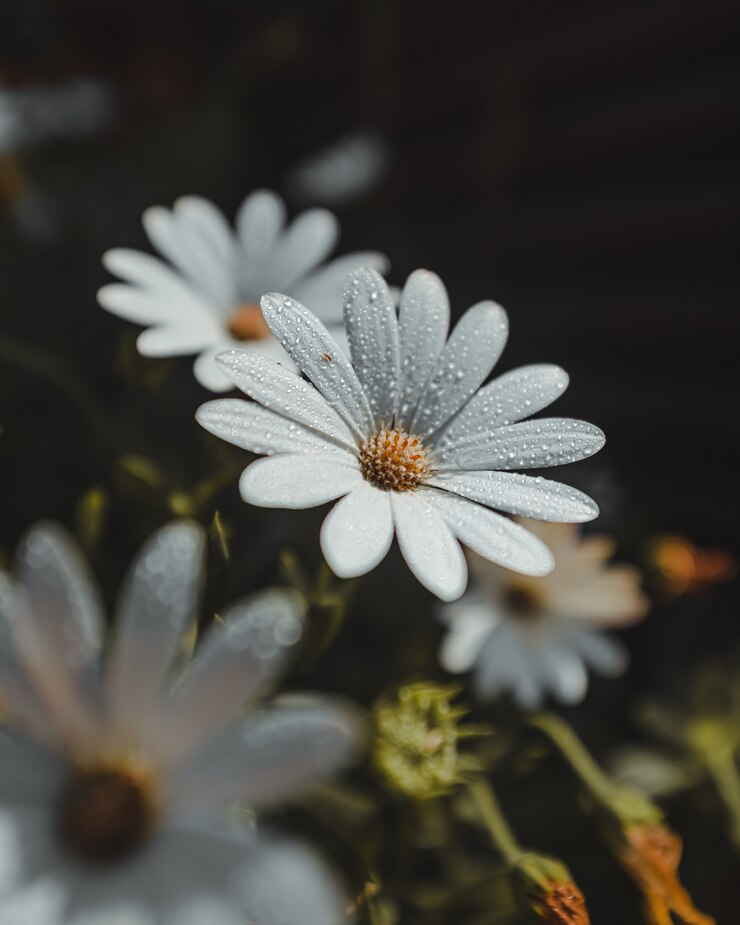
#> input picture images/image.jpg, 740 x 925 px
$ python image_processing14.py
#> lines starting #> are read from the running program, lines starting #| are printed output that depends on the picture
import cv2
import matplotlib.pyplot as plt

def display_images(images, window_titles=None, window_size=(800, 600)):
    if window_titles is None:
        window_titles = [f"Image {i+1}" for i in range(len(images))]

    user_inputs = []

    for i, (image, title) in enumerate(zip(images, window_titles)):
        key = display_image(image, window_title=title, window_size=window_size)

        print(f"{title}: Key pressed - {chr(key)}")
        print("Press 'n' for the next image, 'p' for the previous image, or any other key to continue.")

        if chr(key).lower() == 'n':
            if i < len(images) - 1:
                continue
        elif chr(key).lower() == 'p':
            if i > 0:
                i -= 2

        user_inputs.append((title, key))

    return user_inputs

def display_image(image, window_title='Image', window_size=(800, 600)):
    resized_image = cv2.resize(image, window_size)

    plt.imshow(resized_image, cmap='gray' if len(image.shape) == 2 else None)
    plt.title(window_title)

    plt.show(block=False)

    key = cv2.waitKey(0) & 0xFF

    plt.close()

    return key

def prompt_user():
    user_input = input("Enter something: ")
    print(f"User entered: {user_input}")

image_paths = ['images/image.jpg', 'images/image.jpeg']
images = [cv2.imread(image_path) for image_path in image_paths]
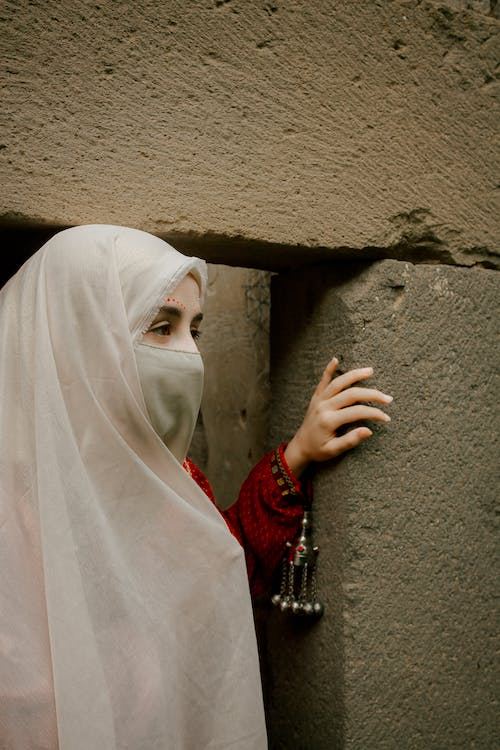
#> input picture images/image.jpeg, 500 x 750 px
#> images = 2 items

if all(image is not None for image in images):
    grayscale_images = [cv2.cvtColor(image, cv2.COLOR_BGR2GRAY) for image in images]
#> grayscale_images = 2 items

    user_inputs_original = display_images(images, window_titles=['Original 1', 'Original 2', 'Original 3'])
#> the loop in display_images, `for i, (image, title) in enumerate(zip(images, window_titles)):` made 2 passes; (key Esc is pressed on pass 1)
#> (title, key) on passes 1 to 2: ('Original 1', 27), ('Original 2', 13)
#| Original 1: Key pressed - 
#| Press 'n' for the next image, 'p' for the previous image, or any other key to continue.
#| Original 2: Key pressed -
#| Press 'n' for the next image, 'p' for the previous image, or any other key to continue.
#> pass 1, in display_image, `resized_image = cv2.resize(image, window_size)`:
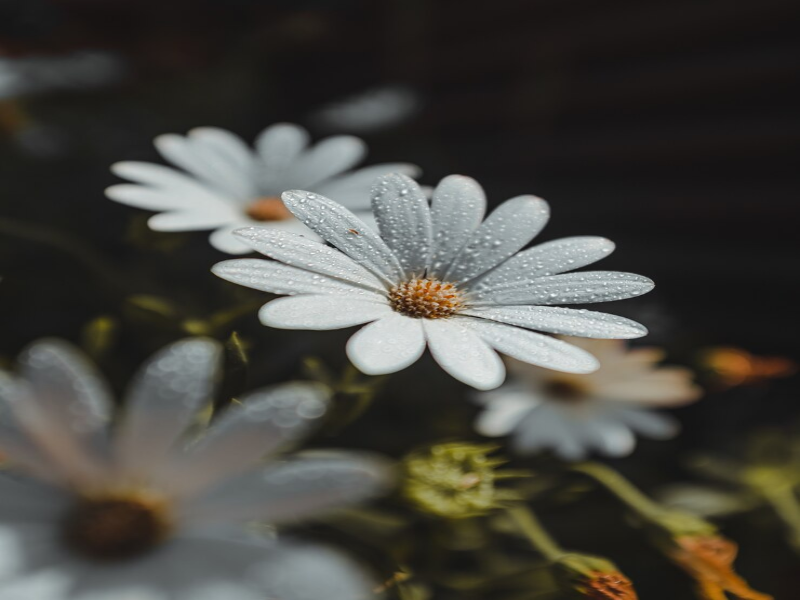
#> resized_image: shape (600, 800, 3); mean B, G, R 64.4, 70.3, 71.5
#> pass 2, in display_image (call 2), `resized_image = cv2.resize(image, window_size)`:
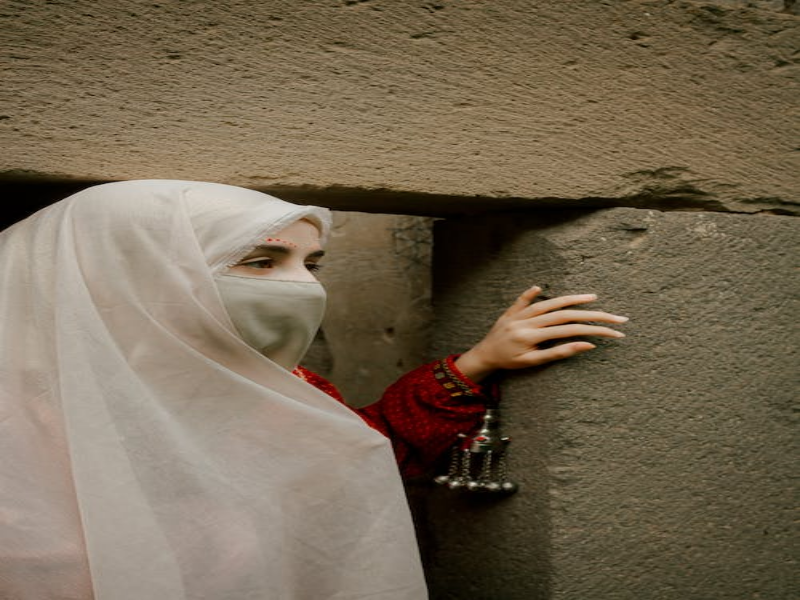
#> resized_image: shape (600, 800, 3); mean B, G, R 82.7, 103.7, 117.7
#> after the loop in display_images, `for i, (image, title) in enumerate(zip(images, window_titles)):`: user_inputs = [('Original 1', 27), ('Original 2', 13)]
#> user_inputs_original = [('Original 1', 27), ('Original 2', 13)]
    user_inputs_grayscale = display_images(grayscale_images, window_titles=['Grayscale 1', 'Grayscale 2', 'Grayscale 3'])
#> the loop in display_images (call 2), `for i, (image, title) in enumerate(zip(images, window_titles)):` made 2 passes
#> (title, key) on passes 1 to 2: ('Grayscale 1', 32), ('Grayscale 2', 27)
#| Grayscale 1: Key pressed -
#| Press 'n' for the next image, 'p' for the previous image, or any other key to continue.
#| Grayscale 2: Key pressed - 
#| Press 'n' for the next image, 'p' for the previous image, or any other key to continue.
#> pass 1, in display_image (call 3), `resized_image = cv2.resize(image, window_size)`:
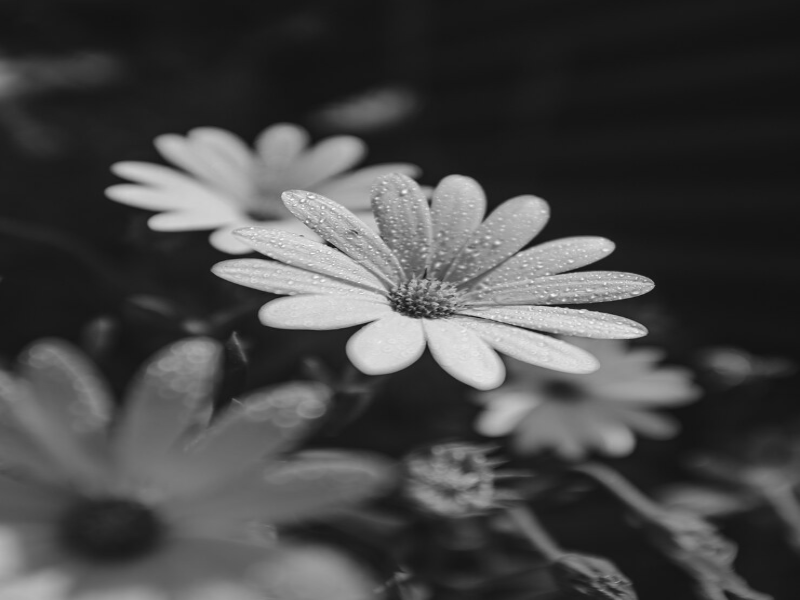
#> resized_image: shape (600, 800); min 18, max 253, mean 70
#> pass 2, in display_image (call 4), `resized_image = cv2.resize(image, window_size)`:
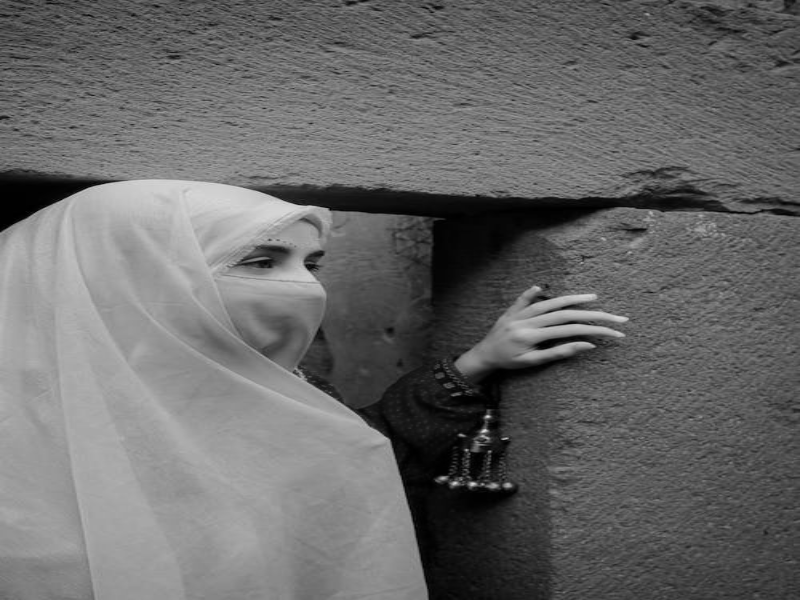
#> resized_image: shape (600, 800); min 0, max 219, mean 105.5
#> user_inputs_grayscale = [('Grayscale 1', 32), ('Grayscale 2', 27)]

#> (the run stopped early here; a loop or call above may not have finished)
